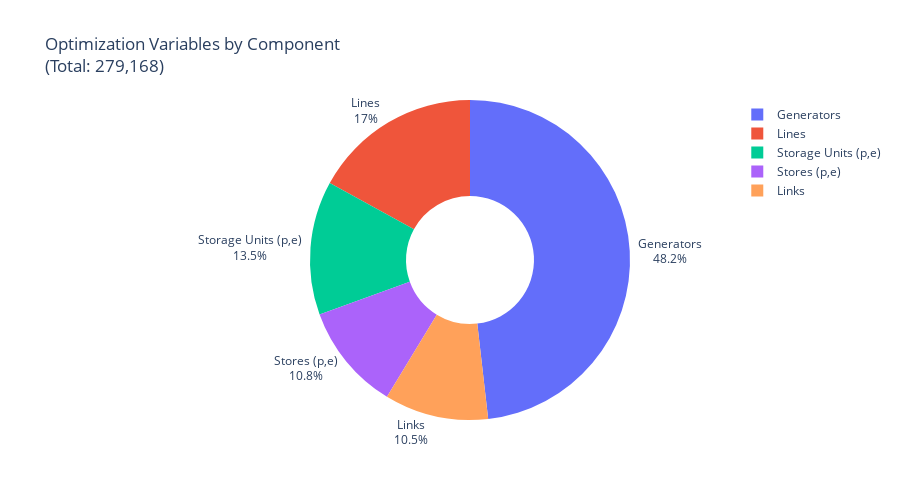

The cell this chart's notebook holds for it:
### Markdown cell above
## 1. Problem Size Analysis

Understanding why optimization is slow requires analyzing the problem structure.

### Code cell
n_snapshots = len(n.snapshots)

# Estimate variable counts by component
var_counts = {
    'Generators': len(n.generators) * n_snapshots,
    'Stores (p,e)': len(n.stores) * n_snapshots * 2,
    'Links': len(n.links) * n_snapshots,
    'Storage Units (p,e)': len(n.storage_units) * n_snapshots * 2,
    'Lines': len(n.lines) * n_snapshots
}

total_vars = sum(var_counts.values())

# Create pie chart
fig = go.Figure(data=[go.Pie(
    labels=list(var_counts.keys()),
    values=list(var_counts.values()),
    hole=0.4,
    textinfo='label+percent',
    textposition='outside'
)])
fig.update_layout(
    title=f'Optimization Variables by Component<br>(Total: {total_vars:,})',
    height=500
)
fig.show()

print(f'\nVariable breakdown:')
for name, count in var_counts.items():
    print(f'  {name}: {count:,} ({count/total_vars*100:.1f}%)')

### Figure 1 — Plotly figure (JSON) as saved in the notebook; plotly's stock layout.template omitted (floating-point values rounded to 4 significant figures)
{"data": [{"hole": 0.4, "labels": ["Generators", "Stores (p,e)", "Links", "Storage Units (p,e)", "Lines"], "textinfo": "label+percent", "textposition": "outside", "type": "pie", "values": [134520, 30096, 29304, 37776, 47472]}], "layout": {"height": 500, "title": {"text": "Optimization Variables by Component<br>(Total: 279,168)"}}}
